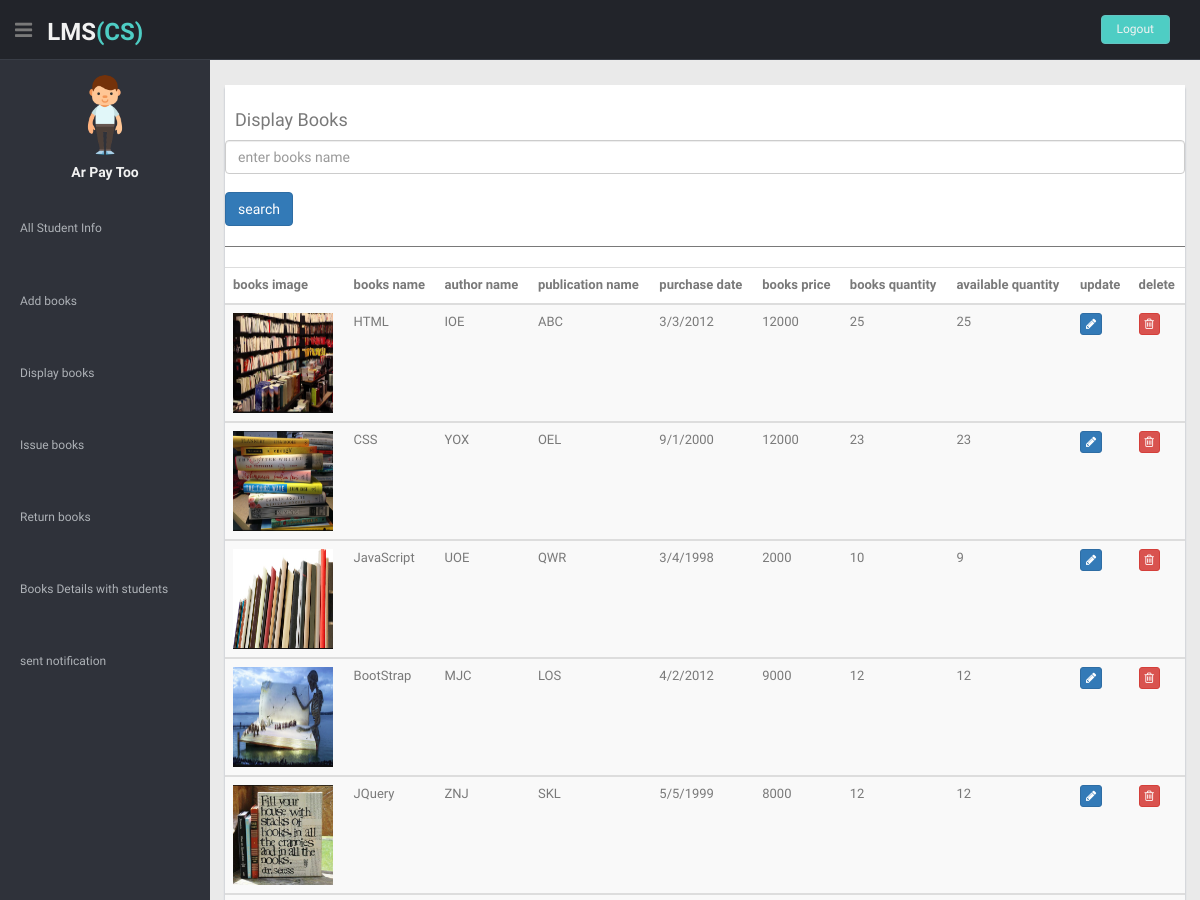
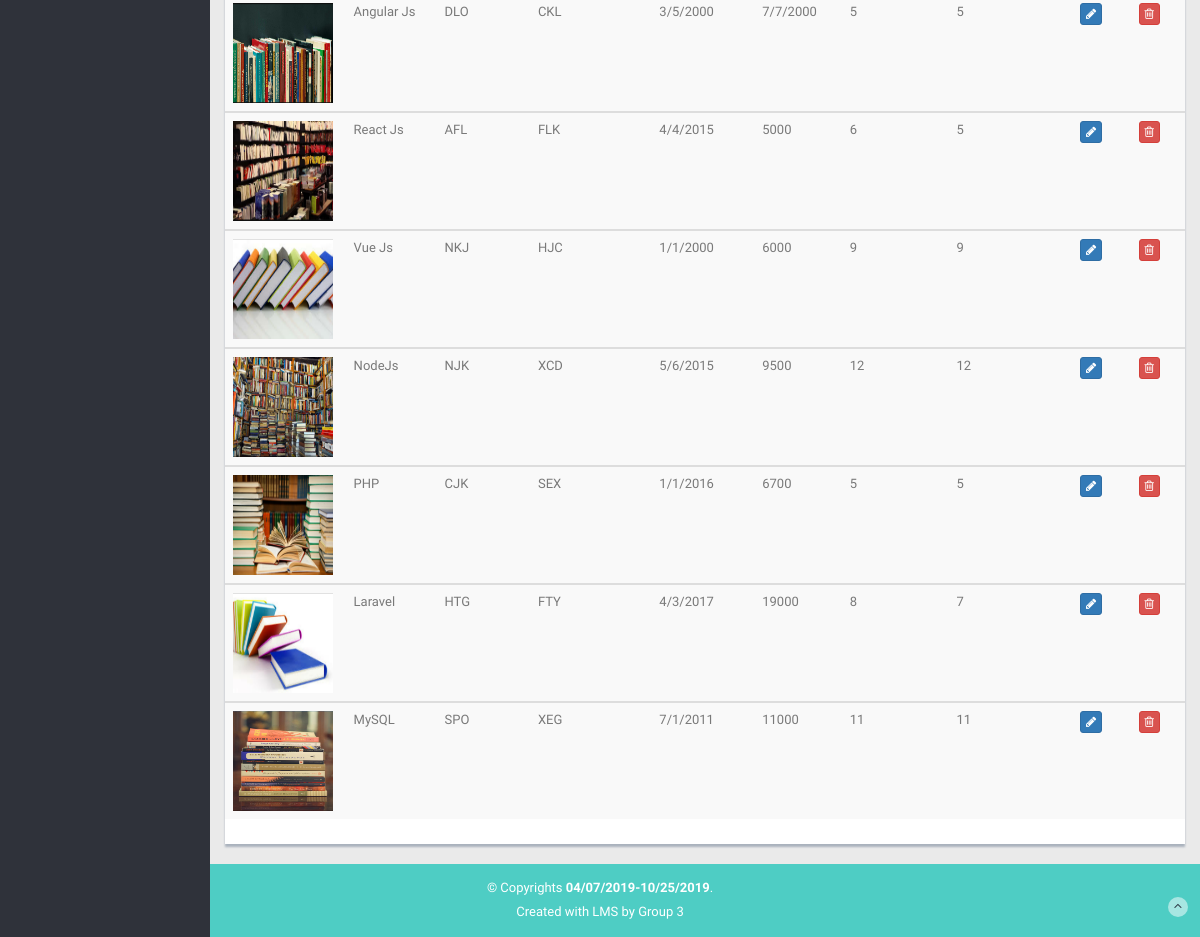
Screenshot of /librarian/display_book.php (signed in) with the database file from the repository (2 pictures, top to bottom).
### tables this page shows
CREATE TABLE `librarian_registration` (
  `id` int(11) NOT NULL,
  `firstname` varchar(50) NOT NULL,
  `lastname` varchar(50) NOT NULL,
  `username` varchar(50) NOT NULL,
  `password` varchar(50) NOT NULL,
  `email` varchar(50) NOT NULL,
  `contact` varchar(50) NOT NULL,
  `image` varchar(500) NOT NULL
);

CREATE TABLE `add_books` (
  `id` int(11) NOT NULL,
  `books_name` varchar(50) NOT NULL,
  `books_image` varchar(500) NOT NULL,
  `books_author_name` varchar(50) NOT NULL,
  `books_publication_name` varchar(50) NOT NULL,
  `books_purchase_date` varchar(20) NOT NULL,
  `books_price` varchar(20) NOT NULL,
  `books_qty` varchar(20) NOT NULL,
  `available_qty` varchar(20) NOT NULL,
  `librarian_username` varchar(50) NOT NULL
);

### librarian/display_book.php (the view, shortened to what this page needs)
<?php
	include('header.php');
	include('menu.php');
?>
    <section id="main-content">
      <section class="wrapper site-min-height">
        <div class="row mt">
          <div class="col-lg-12">
			<div class="content-panel">
              <table class="table table-striped table-advance table-hover">
                <h4>Display Books</h4>
				<form action="" method="post">
					<input type="text" name="bookname" class="form-control" placeholder="enter books name">
					<br>
					<button type="submit" class="btn btn-primary" name="submit1">search</button>
			    </form>
				<?php
				if(isset($_POST['submit1'])){
					$res=mysqli_query($link,"select * from add_books where books_name like '%$_POST[bookname]%'");
				}
				else{
					$res=mysqli_query($link,"select * from add_books");
				}
				?>
                <hr>
                <thead>
                  <tr>
                    <th>books image</th>
					<th>books name</th>
                    <th>author name</th>
					<th>publication name</th>
					<th>purchase date</th>
					<th>books price</th>
					<th>books quantity</th>
                    <th>available quantity</th>
                    <th>update</th>
					<th>delete</th>
                  </tr>
                </thead>
				<?php while($row=mysqli_fetch_assoc($res)): ?>
                <tbody>
                  <tr>
					<td><img src="books_image/<?php echo $row['books_image']; ?>" width="100" height="100"></td>
                    <td><?php echo $row['books_name']; ?></td>
					<td><?php echo $row['books_author_name']; ?></td>
					<td><?php echo $row['books_publication_name']; ?></td>
					<td><?php echo $row['books_purchase_date']; ?></td>
					<td><?php echo $row['books_price']; ?></td>
					<td><?php echo $row['books_qty']; ?></td>
                    <td><?php echo $row['available_qty']; ?></td>
                    <td><a class="btn btn-primary btn-xs" href="edit.php?id=<?php echo $row['id']; ?>"><i class="fa fa-pencil"></i></a></td>
                    <td><a class="btn btn-danger btn-xs" href="delete.php?id=<?php echo $row['id']; ?>" onclick="return confirm('Are you really delete?')"><i class="fa fa-trash-o "></i></a></td>
                  </tr>
                </tbody>
				<?php endwhile; ?>
              </table>
            </div>
          </div>
        </div>
      </section>
    </section>
    <?php
		include('footer.php');
	?>

### librarian/menu.php
<?php
	include('connection.php');
	$res5=mysqli_query($link,"select * from librarian_registration where username='$_SESSION[librarian]'");
	$name="";
	$image="";
	while($row5=mysqli_fetch_array($res5)){
		$name=$row5['username'];
		$image=$row5['image'];
	}
?>
    <aside>
      <div id="sidebar" class="nav-collapse">
        <ul class="sidebar-menu" id="nav-accordion">
          <p class="centered"><a href="#"><img src="books_image/<?php echo $image; ?>" class="img-circle" width="80"></a></p>
          <h5 class="centered"><?php echo $name; ?></h5>
          <li class="mt"><a href="display_student_info.php">All Student Info</a></li>
		  <li class="mt"><a href="add_book.php">Add books</a></li>
		  <li class="mt"><a href="display_book.php">Display books</a></li>
		  <li class="mt"><a href="issue_book.php">Issue books</a></li>
		  <li class="mt"><a href="return_book.php">Return books</a></li>
		  <li class="mt"><a href="books_details_with_student.php">Books Details with students</a></li>
		  <li class="mt"><a href="sent_notification.php">sent notification</a></li>
        </ul>
      </div>
    </aside>

### librarian/css/style.css (style rules this page uses)
body { color: #797979; background: #eaeaea; font-family: 'Ruda', sans-serif; padding: 0px !important; margin: 0px !important; font-size:13px; }
ul li { list-style: none; }
a, a:hover, a:focus { text-decoration: none; outline: none; }
hr { margin-top: 20px; margin-bottom: 20px; border: 0; border-top: 1px solid #797979; }
.centered { text-align: center; }
.mt { margin-top: 25px; }
#sidebar { width: 210px; height: 100%; position: fixed; background: #2f323a; }
#sidebar h5 { color: #f2f2f2; font-weight: 700; }
#sidebar ul li { position: relative; }
ul.sidebar-menu , ul.sidebar-menu li ul.sub { margin: -2px 0 0; padding: 0; }
ul.sidebar-menu { margin-top: 75px; }
ul.sidebar-menu li { margin-bottom: 5px; margin-left:10px; margin-right:10px; }
ul.sidebar-menu li a { color: #aeb2b7; text-decoration: none; display: block; padding: 15px 0 15px 10px; font-size: 12px; outline: none; -webkit-transition: all 0.3s ease; -moz-transition: all 0.3s ease; -o-transition: all 0.3s ease; -ms-transition: all 0.3s ease; transition: all 0.3s ease; }
#main-content { margin-left: 210px; }
.wrapper { display: inline-block; margin-top: 60px; padding-left: 15px; padding-right: 15px; padding-bottom: 15px; padding-top: 0px; width: 100%; }
.content-panel { background: #ffffff; box-shadow: 0px 3px 2px #aab2bd; padding-top: 15px; padding-bottom: 5px; }
.content-panel h4 { margin-left: 10px; }
.site-min-height { min-height: 900px; }

### rows the page displays
librarian_registration: image (picture), username "Ar Pay Too"
add_books: books_image (picture), books_name "HTML", books_author_name "IOE", books_publication_name "ABC", books_purchase_date "3/3/2012", books_price "12000", books_qty "25", available_qty "25"
add_books: books_image (picture), books_name "CSS", books_author_name "YOX", books_publication_name "OEL", books_purchase_date "9/1/2000", books_price "12000", books_qty "23", available_qty "23"
add_books: books_image (picture), books_name "JavaScript", books_author_name "UOE", books_publication_name "QWR", books_purchase_date "3/4/1998", books_price "2000", books_qty "10", available_qty "9"
add_books: books_image (picture), books_name "BootStrap", books_author_name "MJC", books_publication_name "LOS", books_purchase_date "4/2/2012", books_price "9000", books_qty "12", available_qty "12"
add_books: books_image (picture), books_name "JQuery", books_author_name "ZNJ", books_publication_name "SKL", books_purchase_date "5/5/1999", books_price "8000", books_qty "12", available_qty "12"
add_books: books_image (picture), books_name "Angular Js", books_author_name "DLO", books_publication_name "CKL", books_purchase_date "3/5/2000", books_price "7/7/2000", books_qty "5", available_qty "5"
add_books: books_image (picture), books_name "React Js", books_author_name "AFL", books_publication_name "FLK", books_purchase_date "4/4/2015", books_price "5000", books_qty "6", available_qty "5"
add_books: books_image (picture), books_name "Vue Js", books_author_name "NKJ", books_publication_name "HJC", books_purchase_date "1/1/2000", books_price "6000", books_qty "9", available_qty "9"
add_books: books_image (picture), books_name "NodeJs", books_author_name "NJK", books_publication_name "XCD", books_purchase_date "5/6/2015", books_price "9500", books_qty "12", available_qty "12"
add_books: books_image (picture), books_name "PHP", books_author_name "CJK", books_publication_name "SEX", books_purchase_date "1/1/2016", books_price "6700", books_qty "5", available_qty "5"
add_books: books_image (picture), books_name "Laravel", books_author_name "HTG", books_publication_name "FTY", books_purchase_date "4/3/2017", books_price "19000", books_qty "8", available_qty "7"
add_books: books_image (picture), books_name "MySQL", books_author_name "SPO", books_publication_name "XEG", books_purchase_date "7/1/2011", books_price "11000", books_qty "11", available_qty "11"
